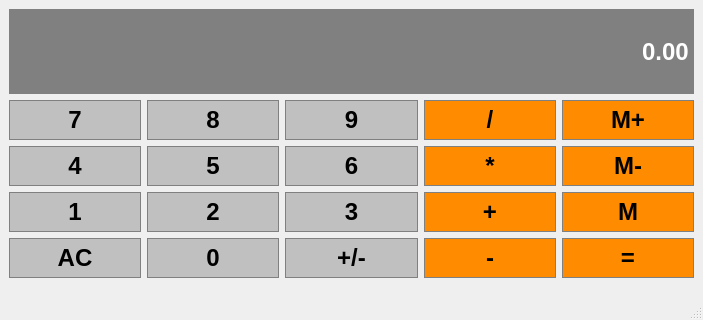
<?xml version="1.0" encoding="UTF-8"?>
<ui version="4.0">
 <class>Calculator</class>
 <widget class="QMainWindow" name="Calculator">
  <property name="geometry">
   <rect>
    <x>0</x>
    <y>0</y>
    <width>703</width>
    <height>320</height>
   </rect>
  </property>
  <property name="font">
   <font>
    <family>Arial</family>
    <pointsize>18</pointsize>
    <bold>true</bold>
   </font>
  </property>
  <property name="windowTitle">
   <string>Calculator</string>
  </property>
  <widget class="QWidget" name="centralwidget">
   <layout class="QGridLayout" name="gridLayout">
    <item row="8" column="4">
     <widget class="QPushButton" name="buttonEquals">
      <property name="sizePolicy">
       <sizepolicy hsizetype="Preferred" vsizetype="Preferred">
        <horstretch>0</horstretch>
        <verstretch>0</verstretch>
       </sizepolicy>
      </property>
      <property name="styleSheet">
       <string notr="true">QPushButton {
	background-color: #FF8C00;
	border: 1px solid gray;
	padding: 5px;
	color: black;
}
QPushButton:pressed {
	background-color: #A9A9A9;
	border: 1px solid gray;
	padding: 5px;
}</string>
      </property>
      <property name="text">
       <string>=</string>
      </property>
     </widget>
    </item>
    <item row="4" column="4">
     <widget class="QPushButton" name="buttonMemoryMinus">
      <property name="sizePolicy">
       <sizepolicy hsizetype="Preferred" vsizetype="Preferred">
        <horstretch>0</horstretch>
        <verstretch>0</verstretch>
       </sizepolicy>
      </property>
      <property name="styleSheet">
       <string notr="true">QPushButton {
	background-color: #FF8C00;
	border: 1px solid gray;
	padding: 5px;
	color: black;
}
QPushButton:pressed {
	background-color: #A9A9A9;
	border: 1px solid gray;
	padding: 5px;
}</string>
      </property>
      <property name="text">
       <string>M-</string>
      </property>
     </widget>
    </item>
    <item row="4" column="3">
     <widget class="QPushButton" name="buttonMultiply">
      <property name="sizePolicy">
       <sizepolicy hsizetype="Preferred" vsizetype="Preferred">
        <horstretch>0</horstretch>
        <verstretch>0</verstretch>
       </sizepolicy>
      </property>
      <property name="styleSheet">
       <string notr="true">QPushButton {
	background-color: #FF8C00;
	border: 1px solid gray;
	padding: 5px;
	color: black;
}
QPushButton:pressed {
	background-color: #A9A9A9;
	border: 1px solid gray;
	padding: 5px;
}</string>
      </property>
      <property name="text">
       <string>*</string>
      </property>
     </widget>
    </item>
    <item row="8" column="3">
     <widget class="QPushButton" name="buttonSubtratction">
      <property name="sizePolicy">
       <sizepolicy hsizetype="Preferred" vsizetype="Preferred">
        <horstretch>0</horstretch>
        <verstretch>0</verstretch>
       </sizepolicy>
      </property>
      <property name="styleSheet">
       <string notr="true">QPushButton {
	background-color: #FF8C00;
	border: 1px solid gray;
	padding: 5px;
	color: black;
}
QPushButton:pressed {
	background-color: #A9A9A9;
	border: 1px solid gray;
	padding: 5px;
}</string>
      </property>
      <property name="text">
       <string>-</string>
      </property>
     </widget>
    </item>
    <item row="0" column="0" colspan="5">
     <widget class="QLineEdit" name="Display">
      <property name="sizePolicy">
       <sizepolicy hsizetype="Preferred" vsizetype="Expanding">
        <horstretch>0</horstretch>
        <verstretch>0</verstretch>
       </sizepolicy>
      </property>
      <property name="styleSheet">
       <string notr="true">QLineEdit {
	background-color: gray;
	border: 1px solid gray;
	color: #ffffff
}</string>
      </property>
      <property name="text">
       <string>0.00</string>
      </property>
      <property name="alignment">
       <set>Qt::AlignmentFlag::AlignRight|Qt::AlignmentFlag::AlignTrailing|Qt::AlignmentFlag::AlignVCenter</set>
      </property>
     </widget>
    </item>
    <item row="1" column="4">
     <widget class="QPushButton" name="buttonMemoryPlus">
      <property name="sizePolicy">
       <sizepolicy hsizetype="Preferred" vsizetype="Preferred">
        <horstretch>0</horstretch>
        <verstretch>0</verstretch>
       </sizepolicy>
      </property>
      <property name="styleSheet">
       <string notr="true">QPushButton {
	background-color: #FF8C00;
	border: 1px solid gray;
	padding: 5px;
	color: black;
}
QPushButton:pressed {
	background-color: #A9A9A9;
	border: 1px solid gray;
	padding: 5px;
}</string>
      </property>
      <property name="text">
       <string>M+</string>
      </property>
     </widget>
    </item>
    <item row="1" column="3">
     <widget class="QPushButton" name="buttonDivide">
      <property name="sizePolicy">
       <sizepolicy hsizetype="Preferred" vsizetype="Preferred">
        <horstretch>0</horstretch>
        <verstretch>0</verstretch>
       </sizepolicy>
      </property>
      <property name="styleSheet">
       <string notr="true">QPushButton {
	background-color: #FF8C00;
	border: 1px solid gray;
	padding: 5px;
	color: black;
}
QPushButton:pressed {
	background-color: #A9A9A9;
	border: 1px solid gray;
	padding: 5px;
}</string>
      </property>
      <property name="text">
       <string>/</string>
      </property>
     </widget>
    </item>
    <item row="1" column="2">
     <widget class="QPushButton" name="button9">
      <property name="sizePolicy">
       <sizepolicy hsizetype="Preferred" vsizetype="Preferred">
        <horstretch>0</horstretch>
        <verstretch>0</verstretch>
       </sizepolicy>
      </property>
      <property name="styleSheet">
       <string notr="true">QPushButton {
	background-color: #C0C0C0;
	border: 1px solid gray;
	padding: 5px;
	color: black;
}
QPushButton:pressed {
	background-color: #A9A9A9;
	border: 1px solid gray;
	padding: 5px;
}</string>
      </property>
      <property name="text">
       <string>9</string>
      </property>
     </widget>
    </item>
    <item row="8" column="1">
     <widget class="QPushButton" name="button0">
      <property name="sizePolicy">
       <sizepolicy hsizetype="Preferred" vsizetype="Preferred">
        <horstretch>0</horstretch>
        <verstretch>0</verstretch>
       </sizepolicy>
      </property>
      <property name="styleSheet">
       <string notr="true">QPushButton {
	background-color: #C0C0C0;
	border: 1px solid gray;
	padding: 5px;
	color: black;
}
QPushButton:pressed {
	background-color: #A9A9A9;
	border: 1px solid gray;
	padding: 5px;
}</string>
      </property>
      <property name="text">
       <string>0</string>
      </property>
     </widget>
    </item>
    <item row="4" column="1">
     <widget class="QPushButton" name="button5">
      <property name="sizePolicy">
       <sizepolicy hsizetype="Preferred" vsizetype="Preferred">
        <horstretch>0</horstretch>
        <verstretch>0</verstretch>
       </sizepolicy>
      </property>
      <property name="styleSheet">
       <string notr="true">QPushButton {
	background-color: #C0C0C0;
	border: 1px solid gray;
	padding: 5px;
	color: black;
}
QPushButton:pressed {
	background-color: #A9A9A9;
	border: 1px solid gray;
	padding: 5px;
}</string>
      </property>
      <property name="text">
       <string>5</string>
      </property>
     </widget>
    </item>
    <item row="7" column="3">
     <widget class="QPushButton" name="buttonAddition">
      <property name="sizePolicy">
       <sizepolicy hsizetype="Preferred" vsizetype="Preferred">
        <horstretch>0</horstretch>
        <verstretch>0</verstretch>
       </sizepolicy>
      </property>
      <property name="styleSheet">
       <string notr="true">QPushButton {
	background-color: #FF8C00;
	border: 1px solid gray;
	padding: 5px;
	color: black;
}
QPushButton:pressed {
	background-color: #A9A9A9;
	border: 1px solid gray;
	padding: 5px;
}</string>
      </property>
      <property name="text">
       <string>+</string>
      </property>
     </widget>
    </item>
    <item row="1" column="0">
     <widget class="QPushButton" name="button7">
      <property name="sizePolicy">
       <sizepolicy hsizetype="Preferred" vsizetype="Preferred">
        <horstretch>0</horstretch>
        <verstretch>0</verstretch>
       </sizepolicy>
      </property>
      <property name="styleSheet">
       <string notr="true">QPushButton {
	background-color: #C0C0C0;
	border: 1px solid gray;
	padding: 5px;
	color: black;
}
QPushButton:pressed {
	background-color: #A9A9A9;
	border: 1px solid gray;
	padding: 5px;
}</string>
      </property>
      <property name="text">
       <string>7</string>
      </property>
     </widget>
    </item>
    <item row="7" column="4">
     <widget class="QPushButton" name="buttonMemory">
      <property name="sizePolicy">
       <sizepolicy hsizetype="Preferred" vsizetype="Preferred">
        <horstretch>0</horstretch>
        <verstretch>0</verstretch>
       </sizepolicy>
      </property>
      <property name="styleSheet">
       <string notr="true">QPushButton {
	background-color: #FF8C00;
	border: 1px solid gray;
	padding: 5px;
	color: black;
}
QPushButton:pressed {
	background-color: #A9A9A9;
	border: 1px solid gray;
	padding: 5px;
}</string>
      </property>
      <property name="text">
       <string>M</string>
      </property>
     </widget>
    </item>
    <item row="7" column="2">
     <widget class="QPushButton" name="button3">
      <property name="sizePolicy">
       <sizepolicy hsizetype="Preferred" vsizetype="Preferred">
        <horstretch>0</horstretch>
        <verstretch>0</verstretch>
       </sizepolicy>
      </property>
      <property name="styleSheet">
       <string notr="true">QPushButton {
	background-color: #C0C0C0;
	border: 1px solid gray;
	padding: 5px;
	color: black;
}
QPushButton:pressed {
	background-color: #A9A9A9;
	border: 1px solid gray;
	padding: 5px;
}</string>
      </property>
      <property name="text">
       <string>3</string>
      </property>
     </widget>
    </item>
    <item row="7" column="1">
     <widget class="QPushButton" name="button2">
      <property name="sizePolicy">
       <sizepolicy hsizetype="Preferred" vsizetype="Preferred">
        <horstretch>0</horstretch>
        <verstretch>0</verstretch>
       </sizepolicy>
      </property>
      <property name="styleSheet">
       <string notr="true">QPushButton {
	background-color: #C0C0C0;
	border: 1px solid gray;
	padding: 5px;
	color: black;
}
QPushButton:pressed {
	background-color: #A9A9A9;
	border: 1px solid gray;
	padding: 5px;
}</string>
      </property>
      <property name="text">
       <string>2</string>
      </property>
     </widget>
    </item>
    <item row="4" column="2">
     <widget class="QPushButton" name="button6">
      <property name="sizePolicy">
       <sizepolicy hsizetype="Preferred" vsizetype="Preferred">
        <horstretch>0</horstretch>
        <verstretch>0</verstretch>
       </sizepolicy>
      </property>
      <property name="styleSheet">
       <string notr="true">QPushButton {
	background-color: #C0C0C0;
	border: 1px solid gray;
	padding: 5px;
	color: black;
}
QPushButton:pressed {
	background-color: #A9A9A9;
	border: 1px solid gray;
	padding: 5px;
}</string>
      </property>
      <property name="text">
       <string>6</string>
      </property>
     </widget>
    </item>
    <item row="1" column="1">
     <widget class="QPushButton" name="button8">
      <property name="sizePolicy">
       <sizepolicy hsizetype="Preferred" vsizetype="Preferred">
        <horstretch>0</horstretch>
        <verstretch>0</verstretch>
       </sizepolicy>
      </property>
      <property name="styleSheet">
       <string notr="true">QPushButton {
	background-color: #C0C0C0;
	border: 1px solid gray;
	padding: 5px;
	color: black;
}
QPushButton:pressed {
	background-color: #A9A9A9;
	border: 1px solid gray;
	padding: 5px;
}</string>
      </property>
      <property name="text">
       <string>8</string>
      </property>
     </widget>
    </item>
    <item row="4" column="0">
     <widget class="QPushButton" name="button4">
      <property name="sizePolicy">
       <sizepolicy hsizetype="Preferred" vsizetype="Preferred">
        <horstretch>0</horstretch>
        <verstretch>0</verstretch>
       </sizepolicy>
      </property>
      <property name="styleSheet">
       <string notr="true">QPushButton {
	background-color: #C0C0C0;
	border: 1px solid gray;
	padding: 5px;
	color: black;
}
QPushButton:pressed {
	background-color: #A9A9A9;
	border: 1px solid gray;
	padding: 5px;
}</string>
      </property>
      <property name="text">
       <string>4</string>
      </property>
     </widget>
    </item>
    <item row="8" column="2">
     <widget class="QPushButton" name="buttonSign">
      <property name="sizePolicy">
       <sizepolicy hsizetype="Preferred" vsizetype="Preferred">
        <horstretch>0</horstretch>
        <verstretch>0</verstretch>
       </sizepolicy>
      </property>
      <property name="styleSheet">
       <string notr="true">QPushButton {
	background-color: #C0C0C0;
	border: 1px solid gray;
	padding: 5px;
	color: black;
}
QPushButton:pressed {
	background-color: #A9A9A9;
	border: 1px solid gray;
	padding: 5px;
}</string>
      </property>
      <property name="text">
       <string>+/-</string>
      </property>
     </widget>
    </item>
    <item row="8" column="0">
     <widget class="QPushButton" name="buttonClear">
      <property name="sizePolicy">
       <sizepolicy hsizetype="Preferred" vsizetype="Preferred">
        <horstretch>0</horstretch>
        <verstretch>0</verstretch>
       </sizepolicy>
      </property>
      <property name="styleSheet">
       <string notr="true">QPushButton {
	background-color: #C0C0C0;
	border: 1px solid gray;
	padding: 5px;
	color: black;
}
QPushButton:pressed {
	background-color: #A9A9A9;
	border: 1px solid gray;
	padding: 5px;
}</string>
      </property>
      <property name="text">
       <string>AC</string>
      </property>
     </widget>
    </item>
    <item row="7" column="0">
     <widget class="QPushButton" name="button1">
      <property name="sizePolicy">
       <sizepolicy hsizetype="Preferred" vsizetype="Preferred">
        <horstretch>0</horstretch>
        <verstretch>0</verstretch>
       </sizepolicy>
      </property>
      <property name="styleSheet">
       <string notr="true">QPushButton {
	background-color: #C0C0C0;
	border: 1px solid gray;
	padding: 5px;
	color: black;
}
QPushButton:pressed {
	background-color: #A9A9A9;
	border: 1px solid gray;
	padding: 5px;
}</string>
      </property>
      <property name="text">
       <string>1</string>
      </property>
     </widget>
    </item>
   </layout>
  </widget>
  <widget class="QMenuBar" name="menubar">
   <property name="geometry">
    <rect>
     <x>0</x>
     <y>0</y>
     <width>703</width>
     <height>38</height>
    </rect>
   </property>
  </widget>
  <widget class="QStatusBar" name="statusbar"/>
 </widget>
 <resources/>
 <connections/>
</ui>
